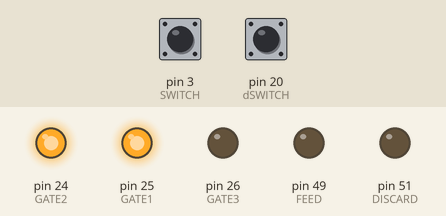
A sketch run on a simulated Arduino Mega 2560, built with avr-gcc and run on an emulated ATmega2560. On the bench: output pins drawn as LEDs (lit = HIGH). Dashed ring = blinking. The inputs (shaded band) are chosen by the test bench; at power-on: pin 3 (SWITCH) HIGH, pin 20 (dSWITCH) HIGH.

Above: at 1.2 s.
1.3 s: pin 3 (SWITCH) pulled LOW for 0.15 s
At 1.5 s:
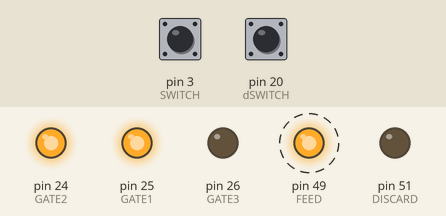
3.0 s: pin 20 (dSWITCH) pulled LOW for 0.15 s
At 3.2 s:
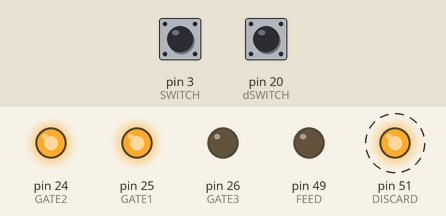
4.7 s: pin 20 (dSWITCH) pulled LOW for 3.2 s
At 7.95 s:
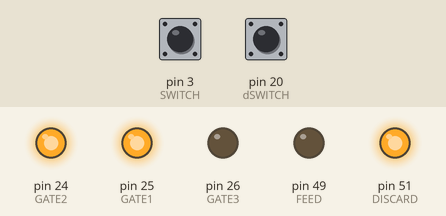
9.5 s: pin 3 (SWITCH) pulled LOW for 3.2 s
At 12.75 s:
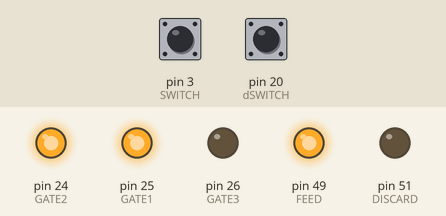
Timing chart, 0 to 14.3 s (numbered marks = the images above; inputs shaded):
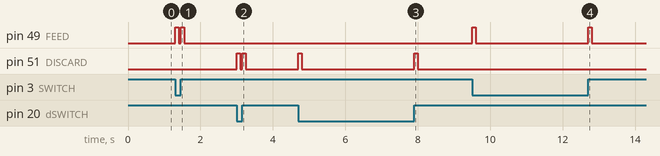

Measured:
- after the input at 1.3 s, pin 49 (FEED): alternates HIGH for 0.10 s and LOW for 0.05 s, 4 changes in all, then stays LOW, starting at once
- after the input at 3.0 s, pin 51 (DISCARD): alternates HIGH for 0.10 s and LOW for 0.05 s, 4 changes in all, then stays LOW, starting at once
- after the input at 4.7 s, pin 51 (DISCARD): alternates HIGH for 0.10 s and LOW for 3.1 s, starting at once
- after the input at 9.5 s, pin 49 (FEED): alternates HIGH for 0.10 s and LOW for 3.1 s, starting at once

The sketch:

1_magazintraining.ino
```cpp
//FEED number 3

const int SWITCH=3;
const int dSWITCH=20;
const int FEED=49;
const int DISCARD= 51;


const int GATE2=24;
const int GATE1=25;
const int GATE3=26;

bool flag;
bool dflag;

void setup() {
  // put your setup code here, to run once:

  pinMode(SWITCH,INPUT_PULLUP);
  pinMode(dSWITCH,INPUT_PULLUP);
  pinMode(FEED,OUTPUT);
  pinMode(DISCARD,OUTPUT);
  pinMode(GATE1,OUTPUT);
  pinMode(GATE2,OUTPUT);
  pinMode(GATE3,OUTPUT);

  digitalWrite(FEED,LOW);
  digitalWrite(DISCARD,LOW);
  digitalWrite(GATE1,HIGH);
  digitalWrite(GATE2,HIGH);
  digitalWrite(GATE3,LOW);

  bool flag=false;
  bool dflag=false;


attachInterrupt(digitalPinToInterrupt(SWITCH), trigger, CHANGE);
attachInterrupt(digitalPinToInterrupt(dSWITCH), Dtrigger, CHANGE);

}

void loop() {
  // put your main code here, to run repeatedly:

  if(flag==true){
    digitalWrite(FEED,HIGH);
    delay(100);
    digitalWrite(FEED,LOW);
    flag=false;
  }

  if(dflag==true){
    digitalWrite(DISCARD,HIGH);
    delay(100);
    digitalWrite(DISCARD,LOW);
    dflag=false;
  }

}

void trigger(){
  flag=true;
}


void Dtrigger(){
    dflag=true;
}
```
